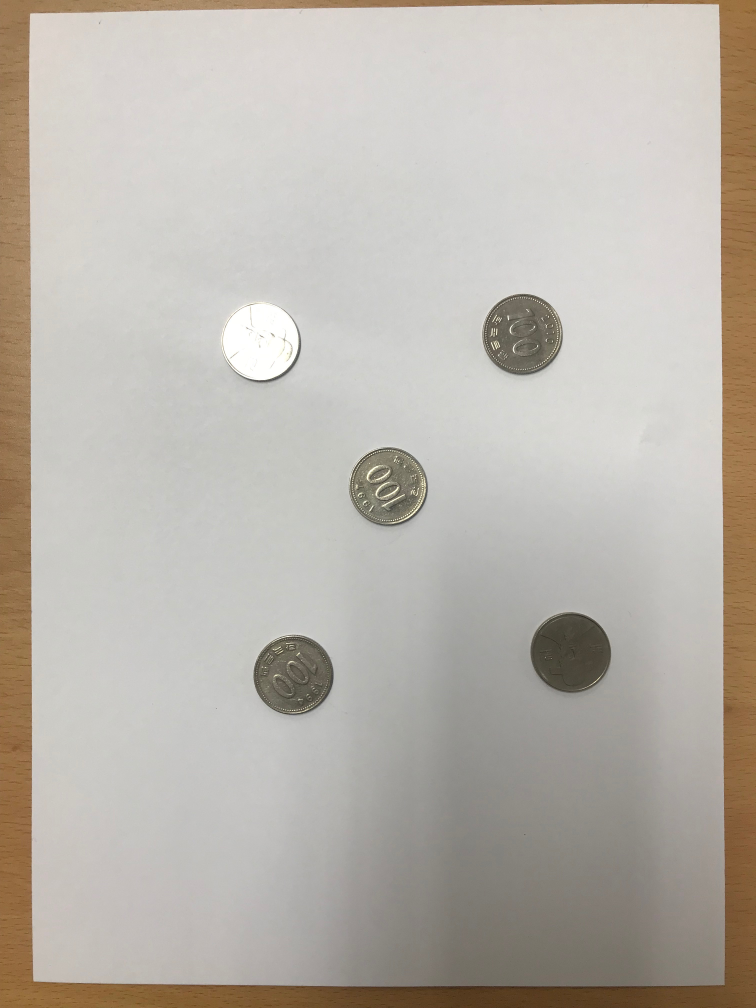
#> input picture HW1/IMG_8253.JPG, 3024 x 4032 px, found by its file name (shown at 1/4 size)
$ jupyter execute coin_1.ipynb   (older library calls are emulated)
#> lines starting #> are read from the running program, lines starting #| are printed output that depends on the picture; after the words box and inside, x2 and y2 are one past the last pixel; in counts of white or black regions, pixels touching at a corner belong together
[cell 1]
import numpy as np
import cv2
import matplotlib.pyplot as plt

ret = cv2.imread("IMG_8253.JPG")
#> ret is the input picture: shape (4032, 3024, 3); mean B, G, R 171.9, 180, 185.8
roi = ret[1000:3000,800:2500]
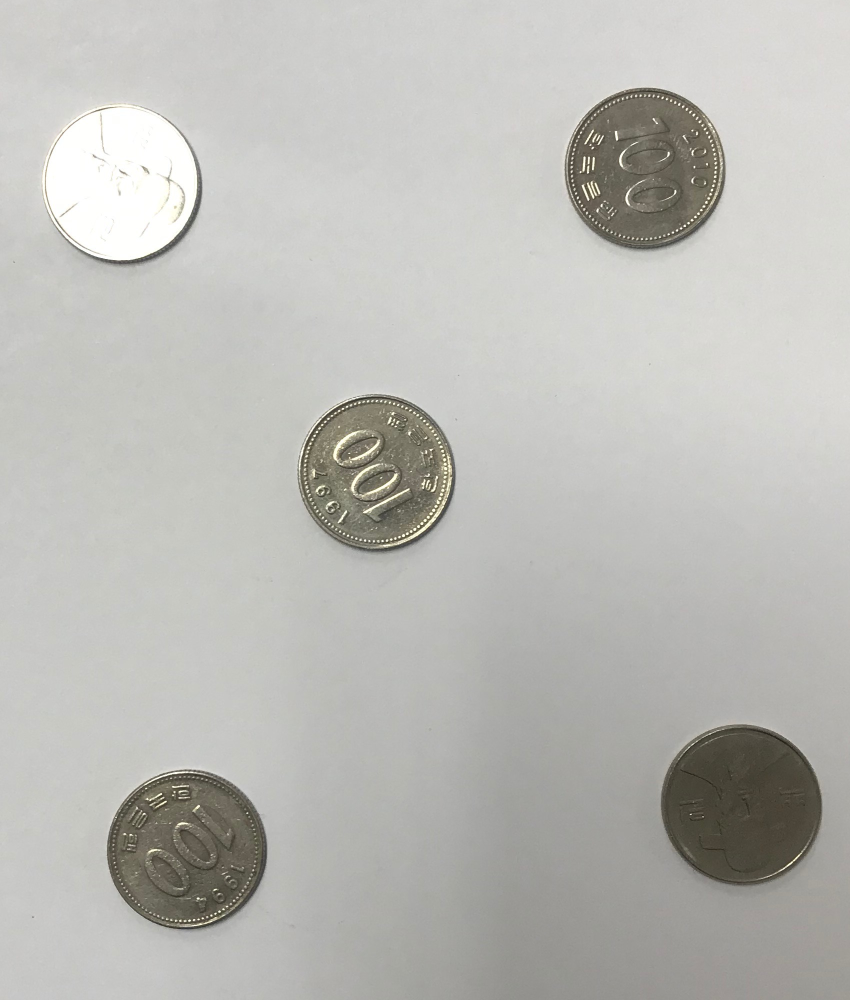
#> roi: shape (2000, 1700, 3) (shown at 1/2 size); mean B, G, R 182.2, 186.5, 186.9

plt.imshow(roi,'gray')

[cell 2]
gray = cv2.cvtColor(roi, cv2.COLOR_BGR2GRAY)
gray_blur = cv2.GaussianBlur(gray, (25, 25), 0)
thresh = cv2.adaptiveThreshold(gray_blur, 255, cv2.ADAPTIVE_THRESH_GAUSSIAN_C, cv2.THRESH_BINARY_INV, 11, 1)
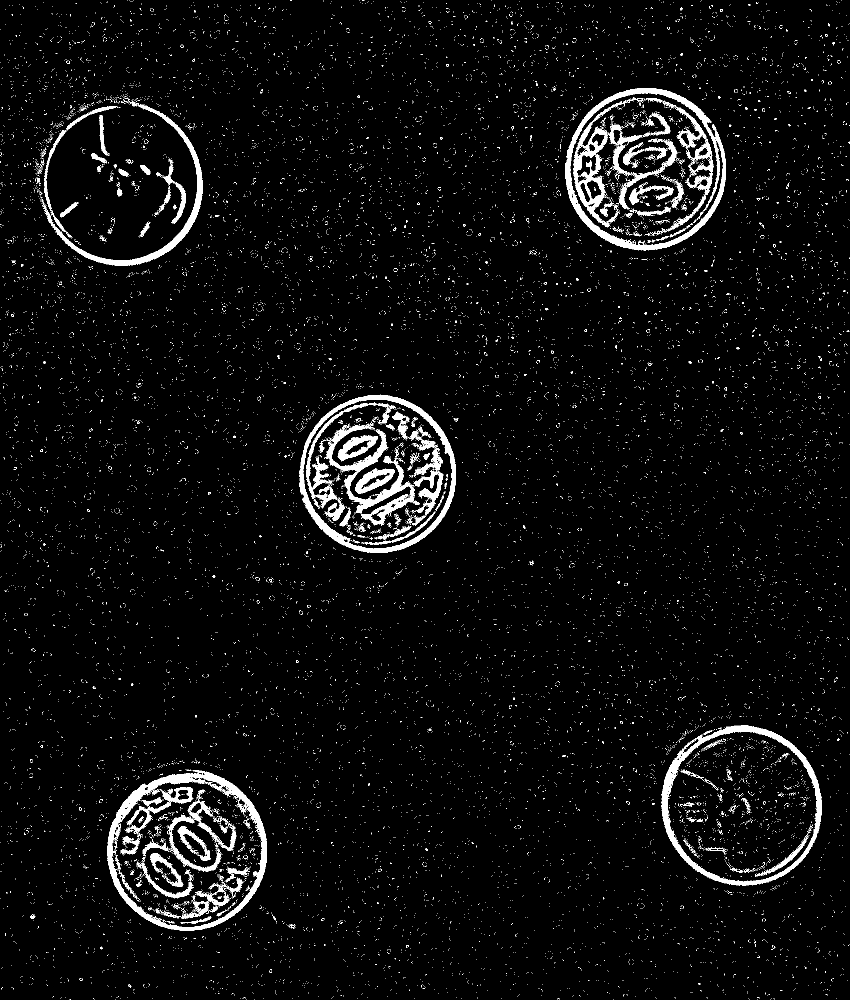
#> thresh: shape (2000, 1700) (shown at 1/2 size); 4% white; 17093 white regions (16930 under 20 px), largest, box (x1, y1, x2, y2) and area: (214, 1540, 534, 1862) 11733, (1130, 176, 1452, 501) 10540, (1322, 1450, 1644, 1772) 9795

plt.imshow(thresh,'gray')

[cell 3]
kernel = np.ones((2, 2), np.uint8)
closing = cv2.morphologyEx(thresh, cv2.MORPH_OPEN, kernel, iterations=1)
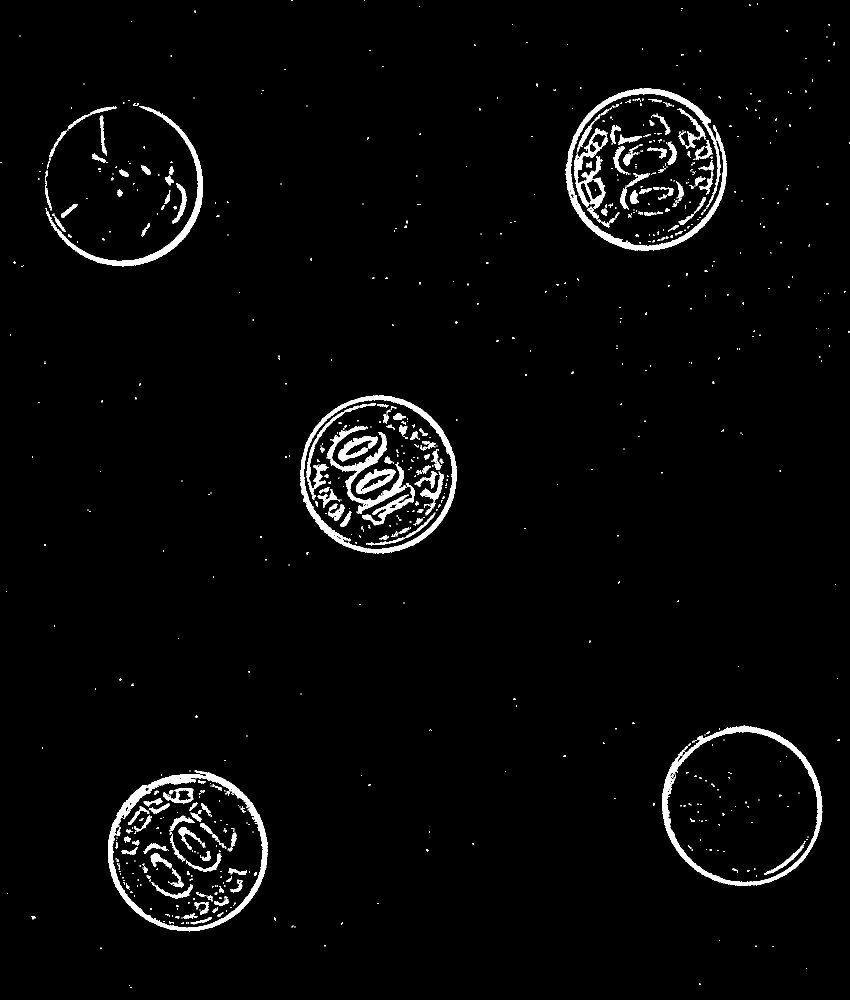
#> closing: shape (2000, 1700) (shown at 1/2 size); 2.7% white; 903 white regions (700 under 20 px)

plt.imshow(closing,'gray')

[cell 4]
cont_img = closing.copy()
A,contours, hierarchy = cv2.findContours(cont_img, cv2.RETR_EXTERNAL,cv2.CHAIN_APPROX_SIMPLE)
#> contours = 520 contours, 447 with area under 20; largest, box (x1, y1, x2, y2) and area: (1324, 1451, 1645, 1772) 79397, (216, 1541, 535, 1863) 79014, (600, 791, 913, 1107) 76862, (1131, 177, 1453, 502) 9116, (93, 212, 406, 533) 5430

circles = cv2.HoughCircles(closing, cv2.HOUGH_GRADIENT, 0.1, 120, param1 = 70, param2 = 30, minRadius = 100, maxRadius = 180)
#> circles = [[756.5, 948.5, 157], [373.5, 1700.5, 160.8], [1289.5, 338.5, 162.3], [1483.5, 1618.5, 151.6]]
circles_rnd = np.uint16(np.around(circles))
#> circles_rnd = [[756, 948, 157], [374, 1700, 161], [1290, 338, 162], [1484, 1618, 152]]

print(circles_rnd.shape)
#| (1, 4, 3)

[cell 5]
count = 1
for i in circles_rnd[0, :]:
    cv2.circle(roi, (i[0],i[1]),i[2],(0, 0, 150), 15)
    cv2.circle(roi, (i[0],i[1]),6,(0, 0, 0), 4)
    cv2.putText(roi, str(count), (i[0]-70,i[1]+30), cv2.FONT_HERSHEY_PLAIN, 12, (0,0,150), 10)
    count += 1

    plt.rcParams["figure.figsize"] = (16,9)
    plt.imshow(roi)
#> this loop made 4 passes
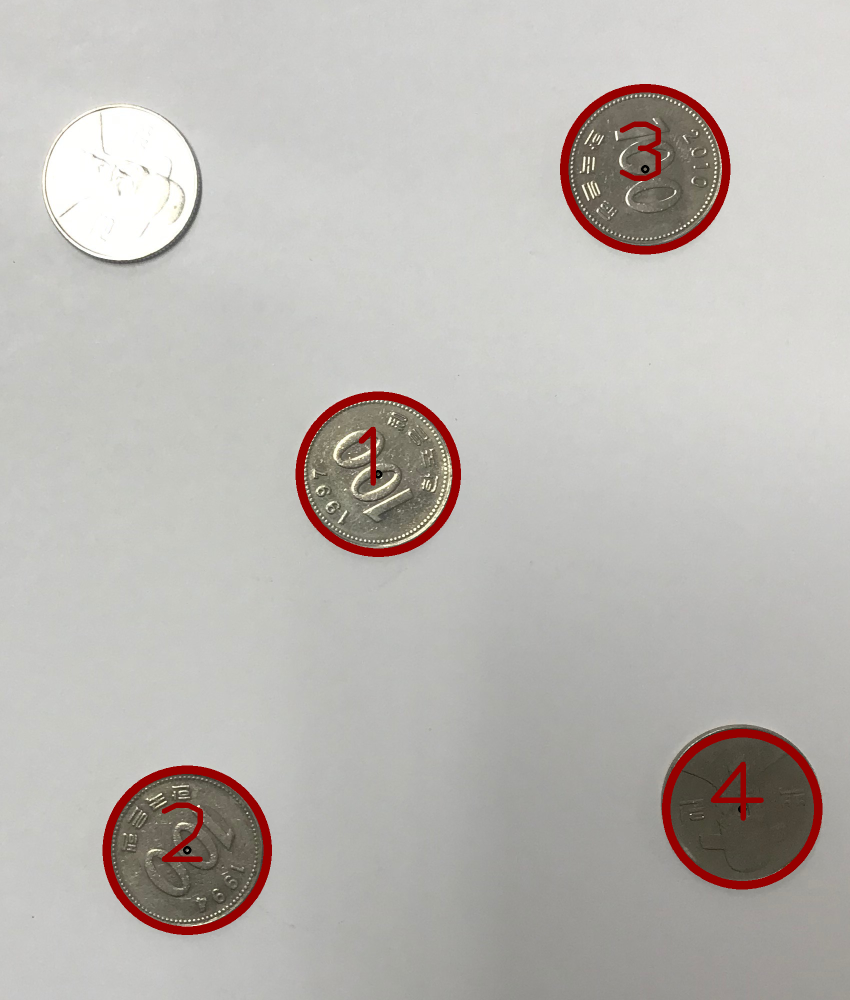
#> roi: shape (2000, 1700, 3) (shown at 1/2 size); 2.31% of pixels changed, all inside (x1, y1, x2, y2) = (205, 168, 1645, 1870)
#> after the loop, count = 5
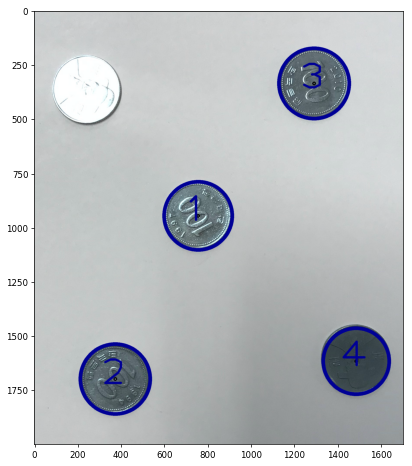
#> figure drawn by matplotlib, 1 panel; B, G, R data is drawn as R, G, B

$ run again, with HW1/IMG_8255.JPG copied over HW1/IMG_8253.JPG
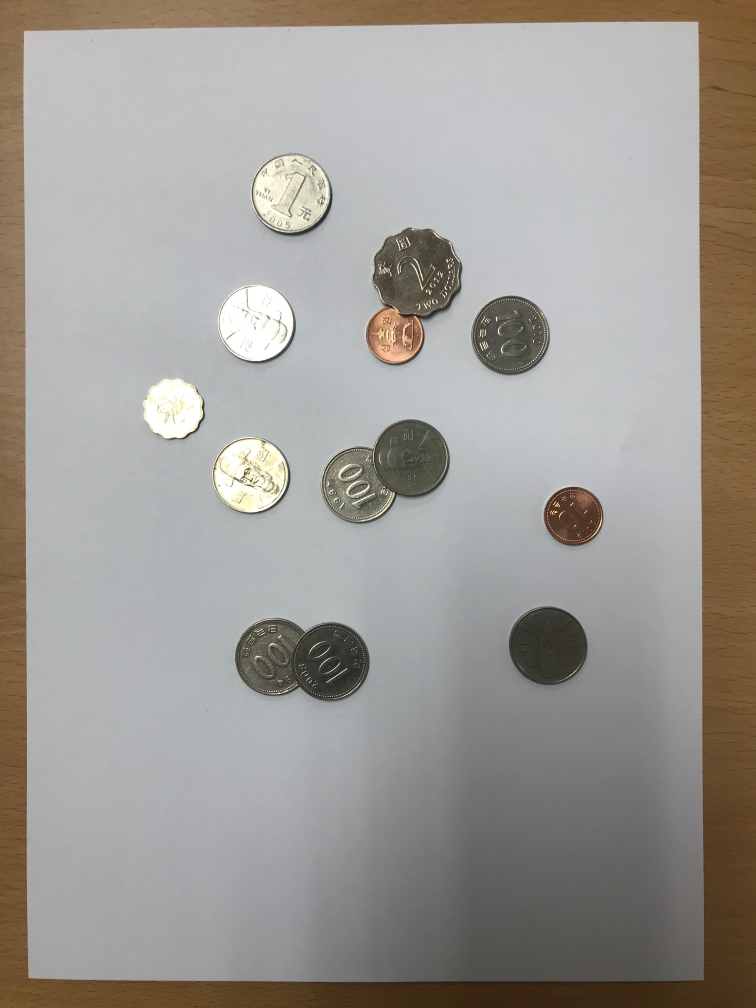
#> input picture HW1/IMG_8255.JPG, 3024 x 4032 px, found by its file name (shown at 1/4 size)
#> ret is the input picture: shape (4032, 3024, 3); mean B, G, R 149.8, 154.6, 158.1
#> thresh: shape (2000, 1700); 7.4% white; 17156 white regions (16784 under 20 px), largest, box (x1, y1, x2, y2) and area: (486, 678, 1000, 1096) 23801, (664, 0, 1050, 463) 21373, (141, 1472, 679, 1806) 18616
#> closing: shape (2000, 1700); 5.8% white; 1421 white regions (1014 under 20 px)
#> contours = 1109 contours, 841 with area under 20; largest, box (x1, y1, x2, y2) and area: (1087, 184, 1401, 501) 77152, (1237, 1428, 1550, 1741) 75718, (1377, 949, 1616, 1185) 43923, (690, 0, 1051, 464) 17664, (142, 1473, 680, 1806) 14446
#> circles = [[1243.5, 343.5, 156.9], [226.5, 295.5, 159.7], [206.5, 903.5, 155.6], [1494.5, 1067.5, 119.7], [521.5, 1647.5, 157], [846.5, 829.5, 150.5], [639.5, 941.5, 145.6], [1394.5, 1592.5, 147], [283.5, 1627.5, 141.9], [888.5, 137.5, 139.8]]
#> circles_rnd = [[1244, 344, 157], [226, 296, 160], [206, 904, 156], [1494, 1068, 120], [522, 1648, 157], [846, 830, 150], [640, 942, 146], [1394, 1592, 147], [284, 1628, 142], [888, 138, 140]]
#| (1, 10, 3)
#> the loop `for i in circles_rnd[0, :]:` made 10 passes
#> after the loop `for i in circles_rnd[0, :]:`:
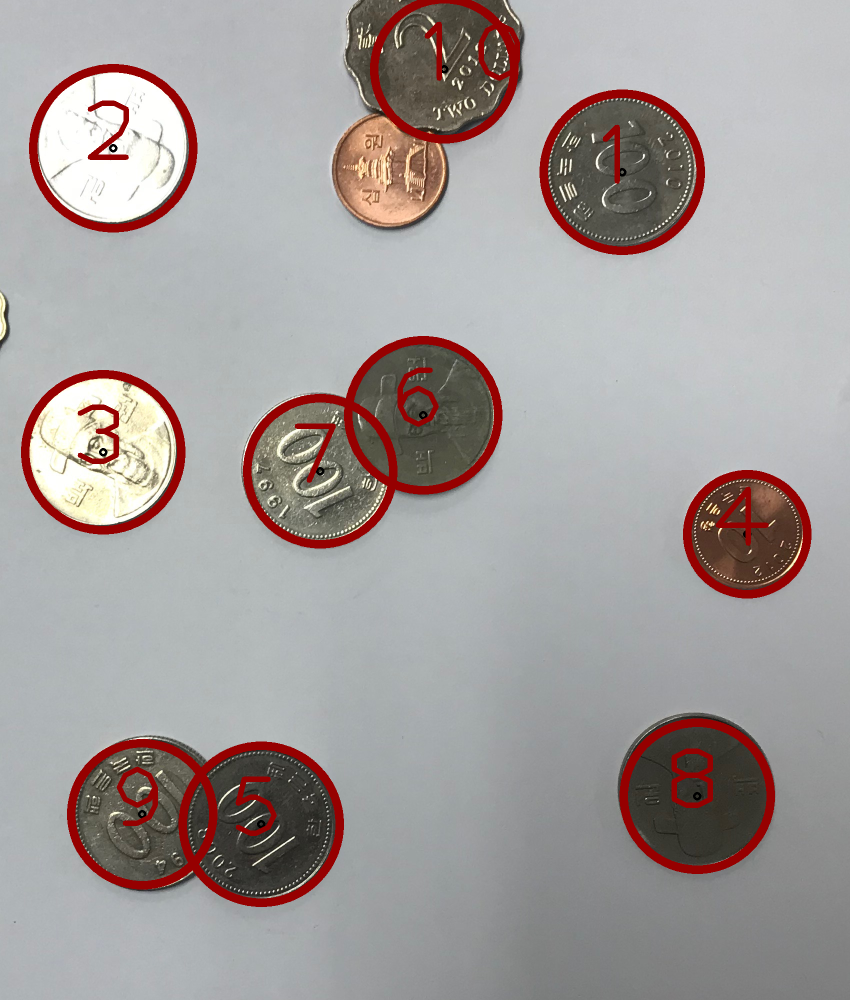
#> roi: shape (2000, 1700, 3) (shown at 1/2 size); mean B, G, R 155.7, 156.8, 163.5
#> after the loop `for i in circles_rnd[0, :]:`: count = 11
#> `[cell 5] count = 1 for i in circles_rnd[0, :]: cv2.circle(roi, (i[0],i..`:
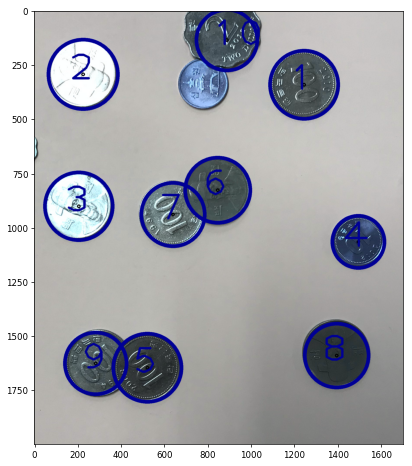
#> figure drawn by matplotlib, 1 panel; B, G, R data is drawn as R, G, B
